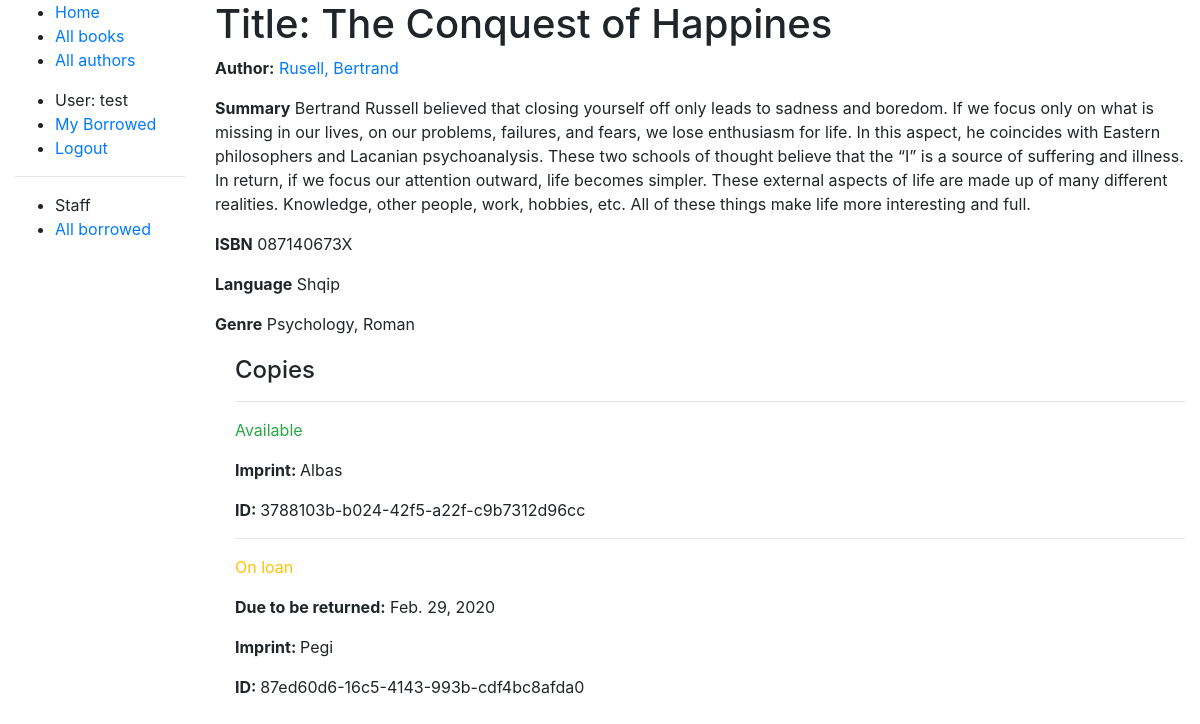
The page /catalog/book/2 (signed in) on the database its author committed.
### catalog/models.py (models this page shows, shortened)
class Book(models.Model):
    title = models.CharField(max_length=200)
    author = models.ForeignKey('Author', on_delete=models.SET_NULL, null=True)
    summary = models.TextField(max_length=1000, help_text='Enter e brief description of the book')
    isbn = models.CharField(
        'ISBN',
        max_length=13,
        help_text='13 Character <a href="https://www.isbn-international.org/content/what-isbn">ISBN number</a>'
    )
    genre = models.ManyToManyField(Genre, help_text='Select a genre for this book.')
    language = models.ForeignKey('Language', on_delete=models.SET_NULL, null=True)
    def display_genre(self):
        """
        Create a string for Genre. This is required to display genre in Admin.
        """
        return ', '.join(genre.name for genre in self.genre.all())
    display_genre.short_description = 'Genre'

class Author(models.Model):
    first_name = models.CharField(max_length=100)
    last_name = models.CharField(max_length=100)
    date_of_birth = models.DateField(null=True, blank=True)
    date_of_death = models.DateField('Died', null=True, blank=True)
    class Meta:
        ordering = ['last_name', 'first_name']
    def __str__(self):
        return f'{self.last_name}, {self.first_name}'

class Language(models.Model):
    name = models.CharField(
        max_length=200,
        help_text="Enter the book's natural language (e.g. Shqip, English, Italian etc.)"
    )
    def __str__(self):
        return self.name

class Genre(models.Model):
    name = models.CharField(max_length=200, help_text='Enter a book genre (e.g Science Fiction)')
    def __str__(self):
        return self.name

class BookInstance(models.Model):
    id = models.UUIDField(
        primary_key=True,
        default=uuid.uuid4,
        help_text='Unique ID for this particular book across whole library'
    )
    book = models.ForeignKey('Book', on_delete=models.SET_NULL, null=True)
    imprint = models.CharField(max_length=200)
    due_back = models.DateField(null=True, blank=True)
    LOAN_STATUS = (
        ('m', 'Maintenance'),
        ('o', 'On loan'),
        ('a', 'Available'),
        ('r', 'Reversed')
    )
    status = models.CharField(
        max_length=1,
        choices=LOAN_STATUS,
        blank=True,
        default='m',
        help_text='Book availability',
    )
    borrower = models.ForeignKey(
        User, on_delete=models.SET_NULL, null=True, blank=True
    )
    class Meta:
        ordering = ['due_back']
        permissions = (("can_mark_returned", "Set book as returned"),)

### catalog/views.py (the view)
# urls.py: path('book/<int:pk>', views.BookDetailView.as_view(), name='book-detail'),
class BookDetailView(LoginRequiredMixin, generic.DetailView):
    model = Book

### catalog/templates/catalog/book_detail.html
{% extends "base_generic.html" %}
{% block content %}
    <h1>Title: {{book.title}}</h1>
    <p>
        <strong>Author:</strong>
        <a href="">{{book.author}}</a>
    </p>
    <p>
        <strong>Summary</strong>
        {{book.summary}}
    </p>
    <p>
        <strong>ISBN</strong>
        {{book.isbn}}
    </p>
    <p>
        <strong>Language</strong>
        {{book.language}}
    </p>
    <p>
        <strong>Genre</strong>
        {{book.genre.all|join:", "}}
    </p>
    <div style="margin-left: 20px; margin-top: 20px">
        <h4>Copies</h4>
        {% for copy in book.bookinstance_set.all %}
        <hr>
        <p class="{% if copy.status == 'a' %} text-success
                    {% elif copy.status == 'm' %} text-danger
                    {% else %} text-warning
                    {%endif%}">
            {{ copy.get_status_display }}
        </p>
        {% if copy.status != 'a' %}
        <p>
            <strong>Due to be returned:</strong>
            {{ copy.due_back }}
        </p>
        {% endif %}
        <p>
            <strong>Imprint: </strong>
            {{ copy.imprint }}
        </p>
        <p class="text=Imprint:">
            <strong>ID: </strong>
            {{ copy.id }}
        </p>
        {% endfor %}
    </div>
{% endblock %}

### catalog/templates/base_generic.html (shortened to what this page needs)
<!DOCTYPE html>
<html lang="en">
<head>
    <link rel="stylesheet"
          href="https://stackpath.bootstrapcdn.com/bootstrap/4.1.3/css/bootstrap.min.css"
>
    {% load static %}
    <link rel="stylesheet" href="{% static 'css/style.css' %}">
</head>
<body>
<div class="container-fluid">
    <div class="row">
        <div class="col-sm-2">
            {% block sidebar %}
            <ul class="sidebar-nav">
                <li><a href="{% url 'index' %}">Home</a></li>
                <li><a href="{% url 'books' %}">All books</a></li>
                <li><a href="{% url 'authors' %}">All authors</a></li>
            </ul>
            <ul class="sidebar-nav">
                {% if user.is_authenticated %}
                <li>User: {{user.get_username}}</li>
                <li>
                    <a href="{% url 'my-borrowed' %}"> My Borrowed</a>
                </li>
                <li>
                    <a href="{% url 'logout' %}?next={{request.path}}">
                        Logout
                    </a>
                </li>
                {% else %}
                <li>
                    <a href="{% url 'login' %}?next={{request.path}}">
                        Login
                    </a>
                </li>
                {% endif %}
            </ul>
            {% if user.is_staff %}
            <hr/>
            <ul class="sidebar-nav">
                <li>Staff</li>
                {% if perms.catalog.can_mark_returned %}
                <li>
                    <a href="{% url 'all-borrowed' %}">All borrowed</a>
                </li>
                {% endif %}
            </ul>
            {% endif %}
            {% endblock %}
        </div>
        <div class="col-sm-10">
            {% block content %}
            {% endblock %}
        </div>
    </div>
</div>
</body>
</html>

### rows shown on the page
Book: title "The Conquest of Happines", author "Rusell, Bertrand", summary "Bertrand Russell believed that closing yourself off only leads to sadness and boredom. If we focus only on what is missing in our lives, on our problems, failures, and fears, we lose enthusiasm for life. In this aspect, he coincides with Eastern philosophers and Lacanian psychoanalysis. These two schools of thought believe that the “I” is a source of suffering and illness. In return, if we focus our attention outward, life becomes simpler. These external aspects of life are made up of many different realities. Knowledge, other people, work, hobbies, etc. All of these things make life more interesting and full.", isbn "087140673X", language "Shqip", genre.all "Psychology, Roman"
BookInstance: status "Available", imprint "Albas", id "3788103b-b024-42f5-a22f-c9b7312d96cc"
BookInstance: status "On loan", due_back "Feb. 29, 2020", imprint "Pegi", id "87ed60d6-16c5-4143-993b-cdf4bc8afda0"

### other values the page prints
{{ user.get_username }} "test"
